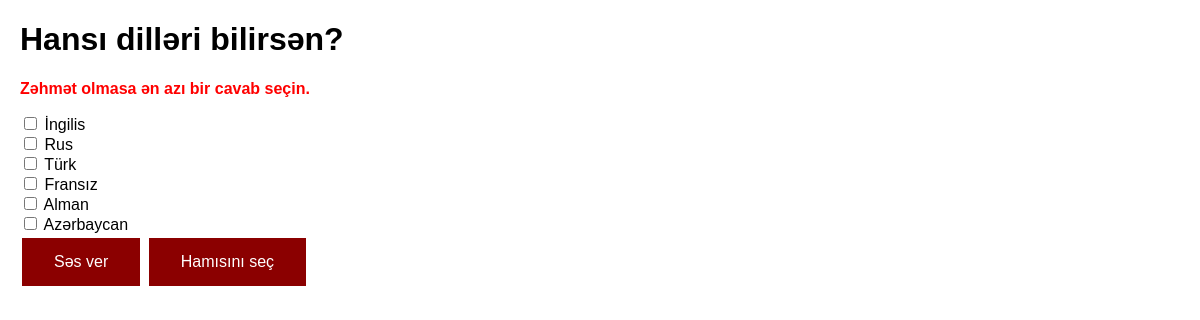
/polls/2/vote/, run on the app's committed database.
### polls/models.py (models this page shows, shortened)
class Question(models.Model):
    question_text = models.CharField(max_length=200)
    pub_date = models.DateTimeField('date published')

class Choice(models.Model):
    question = models.ForeignKey(Question, on_delete=models.CASCADE)
    choice_text = models.CharField(max_length=200)
    votes = models.IntegerField(default=0)

### polls/views.py (the view)
# urls.py: path("<int:question_id>/vote/", views.vote, name="vote"),
def vote(request, question_id):
    question = get_object_or_404(Question, pk=question_id)
    selected_choices = request.POST.getlist('choices')
    if not selected_choices:
        return render(request, 'polls/detail.html', {
            'question': question,
            'error_message': "Zəhmət olmasa ən azı bir cavab seçin.",
        })
    for choice_id in selected_choices:
        selected_choice = question.choice_set.get(pk=choice_id)
        selected_choice.votes += 1
        selected_choice.save()
    return HttpResponseRedirect(reverse('polls:results', args=(question.id,)))

### polls/templates/polls/detail.html (shortened to what this page needs)
{% extends "polls/base.html" %}
{% block content %}
<h1>{{ question.question_text }}</h1>
<form action="{% url 'polls:vote' question.id %}" method="post">
  {% if error_message %}
    <p class="error-message">{{ error_message|default:'' }}</p>
  {% endif %}
  {% for choice in question.choice_set.all %}
    <label>
      <input type="checkbox" name="choices" value="{{ choice.id }}">
      {{ choice.choice_text }}
    </label><br>
  {% endfor %}
  <button type="submit" class="button button2">Səs ver</button>
  <button type="button" id="select-all" class="button button2">Hamısını seç</button>
</form>
{% endblock %}

### polls/templates/polls/base.html (style rules this page uses)
body { font-family: Arial, sans-serif; margin: 20px; }
.button { background-color: darkred; border: none; color: white; padding: 15px 32px; text-align: center; text-decoration: none; display: inline-block; font-size: 16px; margin: 4px 2px; cursor: pointer; transition-duration: 0.4s; }
.error-message { color: red; font-weight: bold; }

### data on the page
Question: question_text "Hansı dilləri bilirsən?"
Choice: choice_text "İngilis"
Choice: choice_text "Rus"
Choice: choice_text "Türk"
Choice: choice_text "Fransız"
Choice: choice_text "Alman"
Choice: choice_text "Azərbaycan"

### other printed values
{{ error_message|default:'' }} "Zəhmət olmasa ən azı bir cavab seçin."
